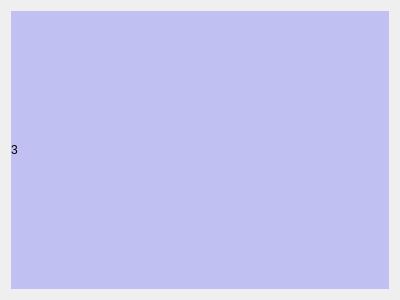
<?xml version="1.0" encoding="UTF-8"?>
<ui version="4.0">
 <class>ThirdPageWidget</class>
 <widget class="QWidget" name="ThirdPageWidget">
  <property name="geometry">
   <rect>
    <x>0</x>
    <y>0</y>
    <width>400</width>
    <height>300</height>
   </rect>
  </property>
  <property name="windowTitle">
   <string>Form</string>
  </property>
  <property name="styleSheet">
   <string notr="true"/>
  </property>
  <layout class="QVBoxLayout" name="verticalLayout">
   <item>
    <widget class="QLabel" name="label">
     <property name="styleSheet">
      <string notr="true">background-color: rgb(0, 0, 255,50);</string>
     </property>
     <property name="text">
      <string>3</string>
     </property>
    </widget>
   </item>
  </layout>
 </widget>
 <resources/>
 <connections/>
</ui>
